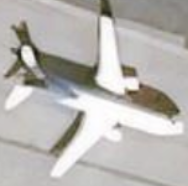
#> input picture hw_1/dataset/airplane_3.png, 188 x 186 px
$ python group_1.py
#> lines starting #> are read from the running program, lines starting #| are printed output that depends on the picture; after the words box and inside, x2 and y2 are one past the last pixel; in counts of white or black regions, pixels touching at a corner belong together
### hw_1/shared_functions.py
import glob
import os

import cv2 as cv


def loadImagesPaths(directory):
    image_paths = sorted(glob.glob(os.path.join(directory, '*.png')))
    if not image_paths:
        raise FileNotFoundError(f'No images found in {directory}')
    return image_paths


def readImage(image_path, flags=cv.IMREAD_COLOR):
#> called with image_path = 'hw_1/dataset/airplane_3.png', flags = 0
    img = cv.imread(image_path, flags)
#> img: shape (186, 188); min 23, max 254, mean 180.9
    if img is None:
        raise FileNotFoundError(f'Image at {image_path} could not be loaded.')
    return img

### hw_1/group_1.py
import os
import cv2
import numpy as np

from shared_functions import loadImagesPaths, readImage


"""
Береза Денис
Група вимог №1.

Ідентифікація літаків на злітних смузах аеропорту.
Даний скрипт підвантажує датасет зображень злітниз смуг, обробляє їх і виводить результат підрахунку на екран.
Навігація між зображеннями здійснюється за допомогою клавіш WASD. Для виходу натисніть 'Q' або 'ESC'.
NOTE: Для навігації обовязково встановити англійську розкладку клавіатури.

Що вдалося реалізувати:
1. Препроцесинг зображень: розмиття, бінаризація, морфологічні операції для виділення контурів.
2. Фільтрація контурів за площею та співвідношенням площі контуру до площі його bounding box.
3. Використання SIFT для порівняння і фільтрації ROI з етелонним зображенням літака.

Покращення, які можна внести при наявності додаткового часу:
1. Більш гнучний підбір порогу біниразації. Автоматичний підбір масштабу
2. Заміна SIFT на інший алгоритм. SIFT часто давав хибні результати.
3. Підбір кращого шаблону літака для порівняння. Або використання декількох шаблонів для різних типів і ракурсів літаків.
"""

script_dir = os.path.dirname(os.path.abspath(__file__))
dataset_dir = os.path.join(script_dir, 'dataset/airport/')

MIN_CONTOUR_AREA_RATIO = 0.0005
MAX_CONTOUR_AREA_RATIO = 0.8
MAX_BBOX_AREA_RATIO = 0.05
MEDIAN_THRESHOLD = 127

airplain_template = readImage(os.path.join(script_dir, 'dataset', 'airplane_3.png'), cv2.IMREAD_GRAYSCALE)

sift = cv2.SIFT_create()
kp_ref, des_ref = sift.detectAndCompute(airplain_template, None)
#> kp_ref = 88 keypoints; strongest (x, y, size): (28, 56, 8.1), (128, 71, 9), (36, 53, 5.4), (18, 53, 4.9)
#> call 2 of readImage, with image_path = 'hw_1/dataset/airport/tambov_1.png', flags = 1
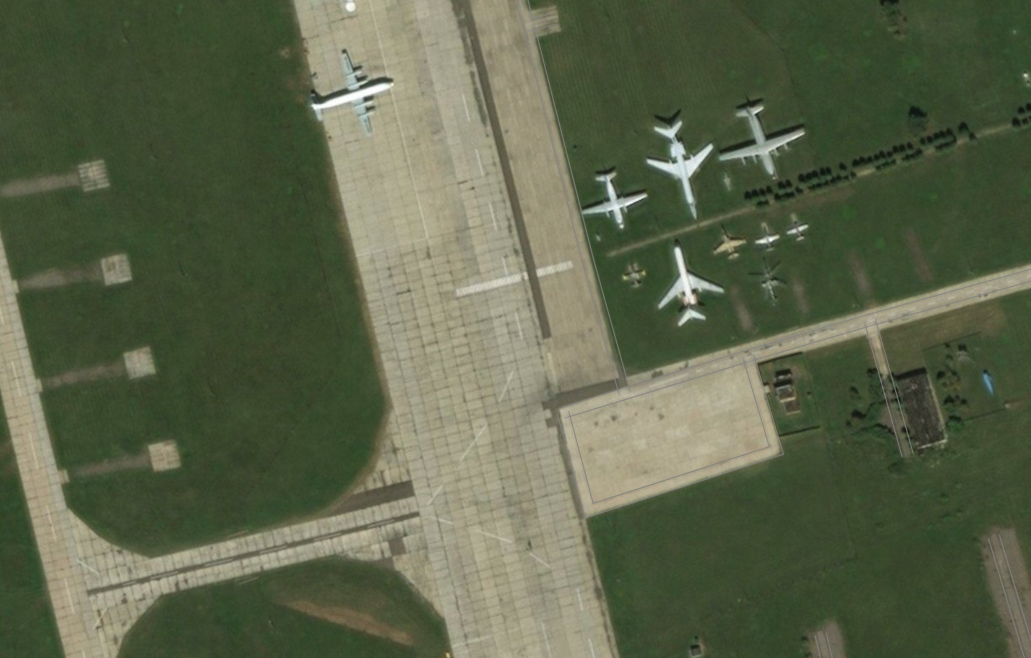
#> input picture hw_1/dataset/airport/tambov_1.png, 2062 x 1316 px (shown at 1/2 size)
#> in readImage, img is the input picture: shape (1316, 2062, 3); mean B, G, R 73.6, 99.8, 91.6
bf = cv2.BFMatcher()

def process_image(original):
    objectsCounter = 0
    gray = cv2.cvtColor(original, cv2.COLOR_BGR2GRAY)
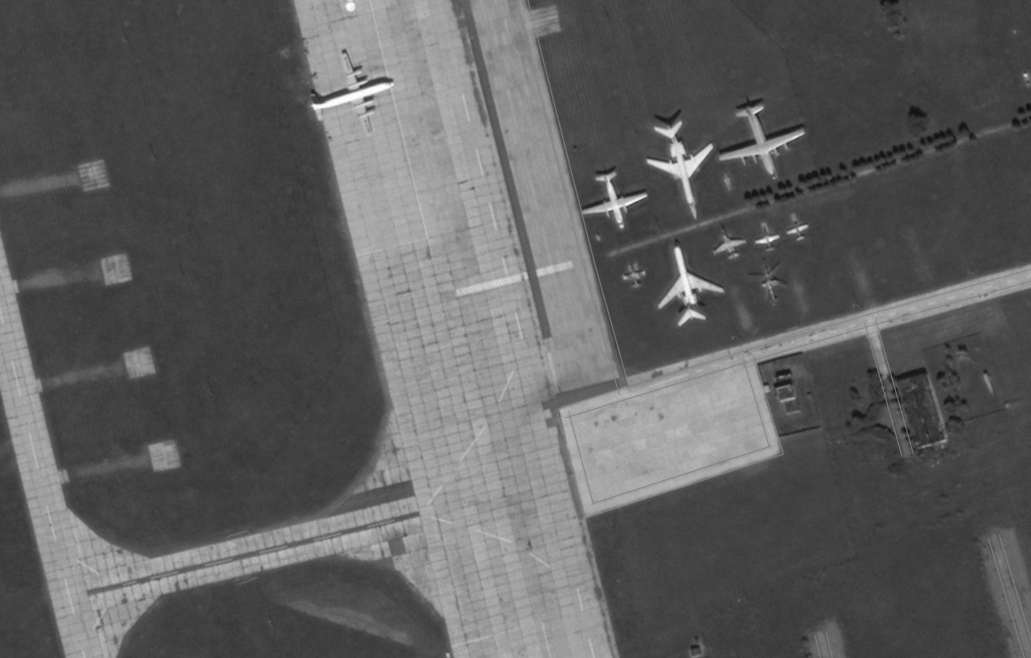
#> gray: shape (1316, 2062) (shown at 1/2 size); min 17, max 255, mean 94.3
    median = np.median(original)
#> median = 72

    blur = cv2.GaussianBlur(gray, (7,7), 0)

    threshold = 205 if median > MEDIAN_THRESHOLD else 175
#> threshold = 175
    _, binary = cv2.threshold(blur, threshold, 255, cv2.THRESH_BINARY)
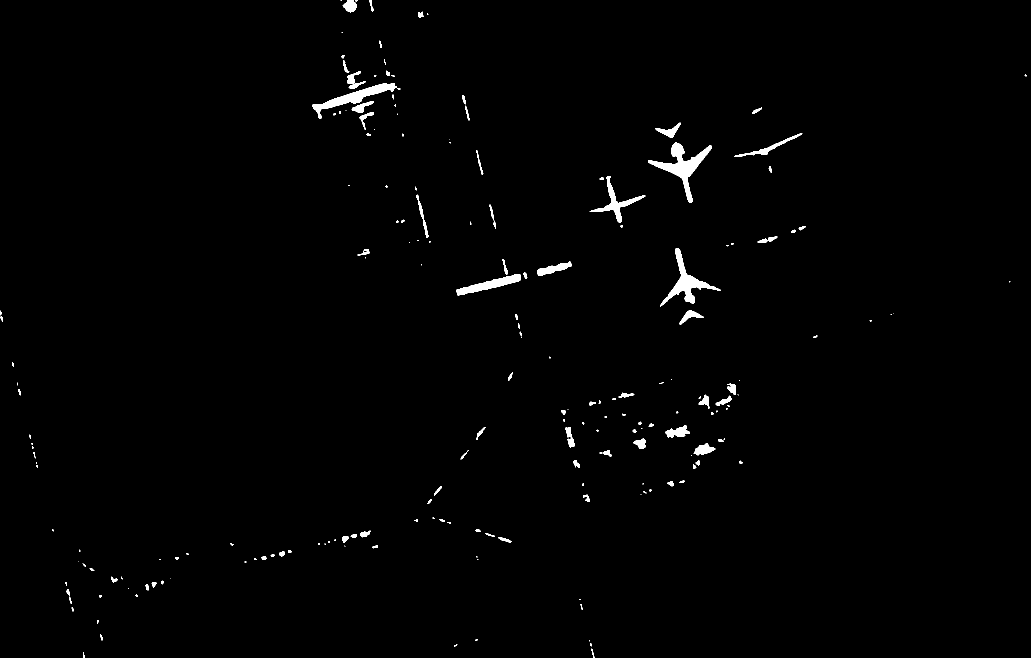
#> binary: shape (1316, 2062) (shown at 1/2 size); 0.97% white; 200 white regions (94 under 20 px), largest, box (x1, y1, x2, y2) and area: (1296, 284, 1424, 406) 3664, (1320, 496, 1442, 613) 2898, (624, 166, 801, 238) 2746

    kernel_size = 20 if median > MEDIAN_THRESHOLD else 9
#> kernel_size = 9
    morph_kernel = cv2.getStructuringElement(cv2.MORPH_ELLIPSE, (kernel_size, kernel_size))
    binary_cleaned = cv2.morphologyEx(binary, cv2.MORPH_CLOSE, morph_kernel)
#> binary_cleaned: shape (1316, 2062); 1% white; 168 white regions (76 under 20 px)

    contours, _ = cv2.findContours(binary_cleaned, cv2.RETR_EXTERNAL, cv2.CHAIN_APPROX_SIMPLE)
#> contours = 168 contours, 99 with area under 20; largest, box (x1, y1, x2, y2) and area: (624, 110, 801, 260) 3950, (1296, 284, 1424, 406) 3455, (1320, 496, 1442, 613) 2710, (913, 518, 1055, 591) 1966, (1179, 352, 1291, 455) 1564
    image_area = original.shape[0] * original.shape[1]
#> image_area = 2713592
    min_contour_area = image_area * MIN_CONTOUR_AREA_RATIO
#> min_contour_area = 1356.8
    max_contour_area = image_area * MAX_CONTOUR_AREA_RATIO
#> max_contour_area = 2170873.6
    max_bbox_area = image_area * MAX_BBOX_AREA_RATIO
#> max_bbox_area = 135679.6

    filtered_contours = []
    bboxes = []
    removed_contours = []
    for contour in contours:
        contour_area = cv2.contourArea(contour)
        x, y, w, h = cv2.boundingRect(contour)
        bbox_area = w * h
        if bbox_area >= max_bbox_area:
            removed_contours.append(contour)
        elif min_contour_area <= contour_area <= max_contour_area and contour_area * 3 < bbox_area:
            filtered_contours.append(contour)
            bboxes.append((x, y, w, h))
        else:
            removed_contours.append(contour)
#> this loop made 168 passes
#> (contour_area, x, y, w, h, bbox_area) on passes 6, 13, 15: (21, 200, 1269, 6, 12, 72), (67, 133, 1178, 10, 30, 300), (129, 291, 1165, 22, 16, 352)
#> after the loop, bboxes = [(913, 518, 142, 73), (1320, 496, 122, 117), (1179, 352, 112, 103), (1296, 284, 128, 122), (624, 110, 177, 150)]; filtered_contours = 5 contours; box (x1, y1, x2, y2) and area: (624, 110, 801, 260) 3950, (1296, 284, 1424, 406) 3455, (1320, 496, 1442, 613) 2710, (913, 518, 1055, 591) 1966, (1179, 352, 1291, 455) 1564; removed_contours = 163 contours, 99 with area under 20; largest, box (x1, y1, x2, y2) and area: (1074, 523, 1144, 552) 794, (1468, 266, 1605, 313) 704, (1331, 850, 1379, 876) 662, (1386, 886, 1431, 911) 552, (1431, 767, 1477, 820) 550

    result = original.copy()
    cv2.drawContours(result, filtered_contours, -1, (0, 0, 255), 2)
#> result: shape (1316, 2062, 3); 0.33% of pixels changed, all inside (x1, y1, x2, y2) = (623, 109, 1443, 614)
    # cv2.drawContours(result, removed_contours, -1, (255, 0, 0), 2)

    for (x, y, w, h) in bboxes:
        roi = gray[y:y+h, x:x+w]
        if roi.size == 0: continue

        _, des_roi = sift.detectAndCompute(roi, None)
        if des_roi is not None:
            matches = bf.knnMatch(des_ref, des_roi, k=2)
            good = []
            for pair in matches:
                if len(pair) < 2:
                    continue
                m, n = pair
                if m.distance < 0.9 * n.distance:
                    good.append(m)

            if len(good) > 10:
                cv2.rectangle(result, (x, y), (x + w, y + h), (0, 255, 0), 2)
                cv2.putText(result, f"Matches: {len(good)}", (x, y-10), cv2.FONT_HERSHEY_SIMPLEX, 0.5, (0, 255, 0), 1)
                objectsCounter += 1
#> this loop made 5 passes
#> pass 1, in process_image, `roi = gray[y:y+h, x:x+w]`:
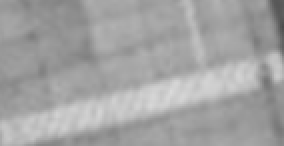
#> roi: shape (73, 142) (shown 2 times larger); min 76, max 218, mean 163.2
#> after the loop:
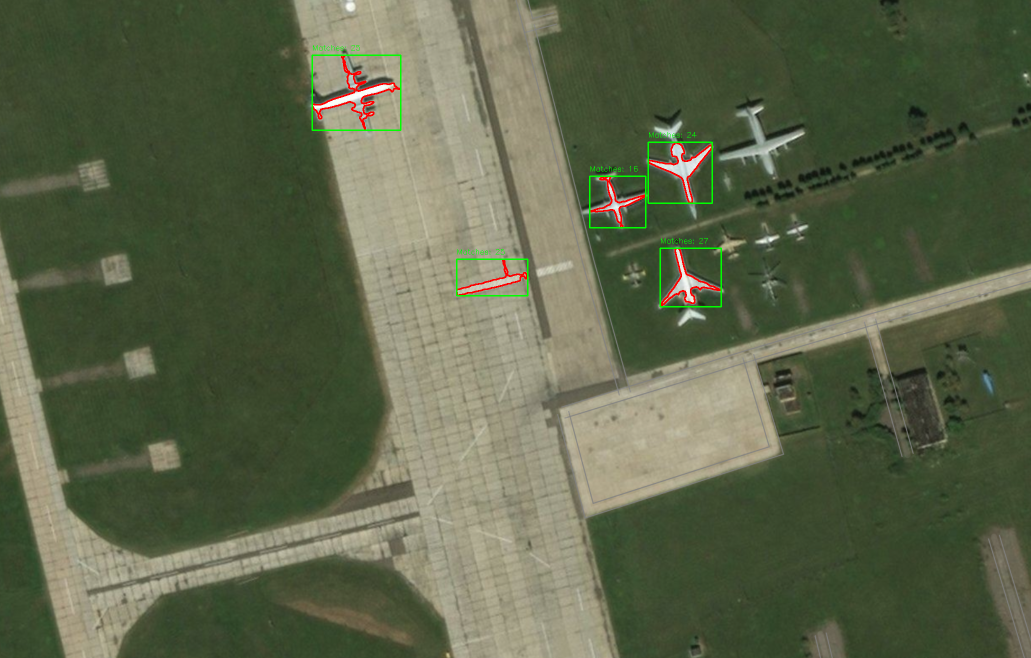
#> result: shape (1316, 2062, 3) (shown at 1/2 size); mean B, G, R 72.7, 99.7, 91.5
#> after the loop:
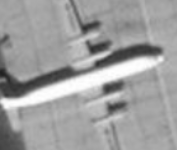
#> roi: shape (150, 177); min 32, max 255, mean 159.1
#> after the loop, objectsCounter = 5

    if objectsCounter > 0:
      cv2.putText(result, f"Detected Airplanes: {objectsCounter}", (10, 30), cv2.FONT_HERSHEY_SIMPLEX, 1, (0, 255, 0), 2)
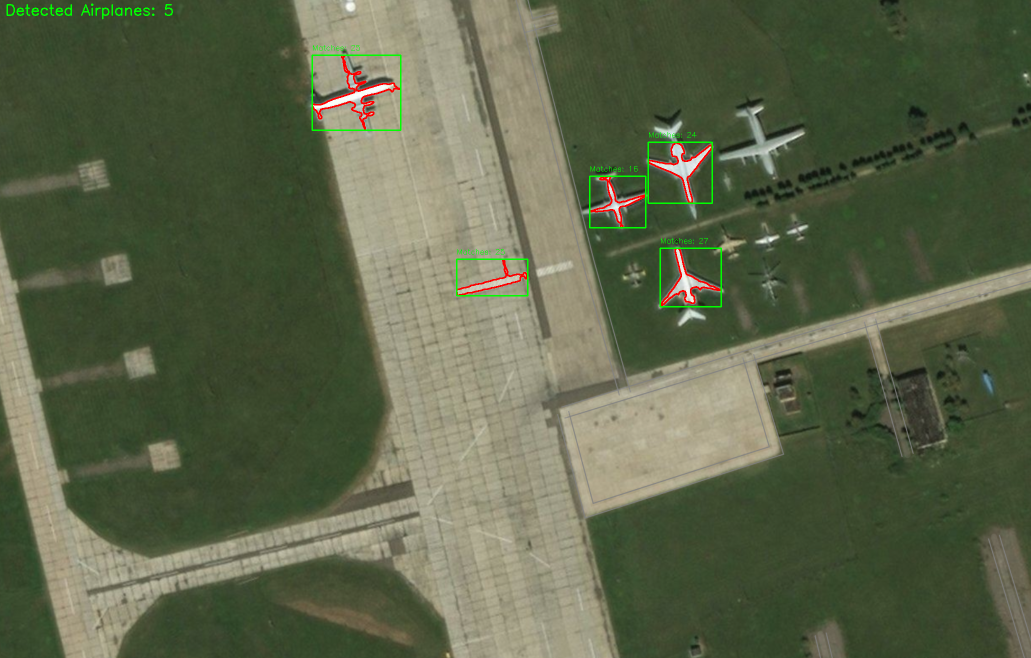
#> result: shape (1316, 2062, 3) (shown at 1/2 size); 0.09% of pixels changed, all inside (x1, y1, x2, y2) = (13, 7, 346, 39)

    return result


if __name__ == '__main__':
    image_paths = loadImagesPaths(dataset_dir)
    total_images = len(image_paths)
    current_idx = 0

    print("Controls: 'D' - Next, 'A' - Prev, 'Q' or 'ESC' - Exit")
    win_name = 'Airplains Processor'
    cv2.namedWindow(win_name, cv2.WINDOW_NORMAL)

    image_changed = True
    while True:
        if image_changed:
            original = readImage(image_paths[current_idx])
            result = process_image(original)
            cv2.imshow(win_name, result)
            image_changed = False

        # --- Обробка клавіатури ---
        key = cv2.waitKey(300)
#> (key q is pressed here)
        key_byte = key & 0xFF
#> key_byte = 113

        if key in [27, ord('q')]:
            break
        elif key_byte in [ord('a'), ord('s')] or key in [81, 2424832, 84, 2621440]:
            current_idx = (current_idx + 1) % total_images
            image_changed = True
        elif key_byte in [ord('d'), ord('w')] or key in [83, 2555904, 82, 2490368]:
            current_idx = (current_idx - 1 + total_images) % total_images
            image_changed = True

    cv2.destroyAllWindows()
